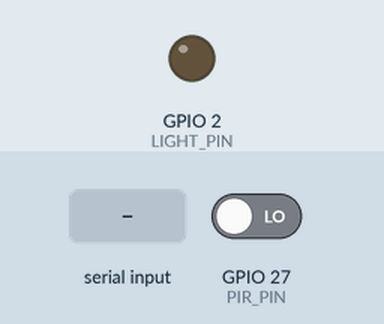
Bench run of a sketch on a simulated ESP32. Parts: output pins drawn as LEDs (lit = HIGH). The inputs (shaded band) are chosen by the test bench; at power-on: GPIO 27 (PIR_PIN) LOW. WiFi joins after 1.5 s; servers stay silent unless stated; uploads are accepted with an empty reply; what the sketch prints to the serial monitor is not drawn.

Above: at 2.7 s.
2.8 s: GPIO 27 (PIR_PIN) driven HIGH
At 4.0 s:
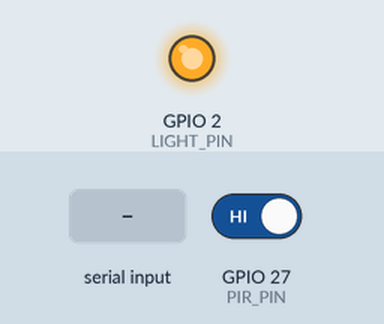
4.3 s: "c 90\n" received over Serial
6.0 s: "h 90\n" received over Serial
Timing chart, 0 to 9.0 s (numbered marks = the images above; inputs shaded):
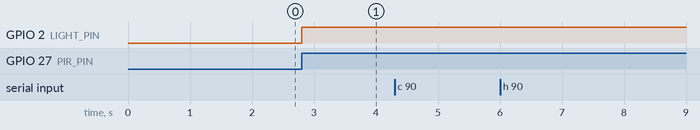

Measured:
- after the input at 2.8 s, GPIO 2 (LIGHT_PIN): LOW → HIGH at once
- after the input at 4.3 s, every drawn part: stays the same
- after the input at 6.0 s, every drawn part: stays the same

The sketch:

live_post_esp32.ino
```cpp
/*
  SIT Smart Campus - send crowd and energy readings to the group's Apps Script (ESP32)
  -----------------------------------------------------------------------------------
  For the crowd board, the PIR lighting board and the fan/HVAC board. Copy postCrowd() or
  postEnergy() into your own sketch, or run this one as it is to test the website end to end.

  The Apps Script (with LiveApi.gs added) takes:
    {"api_key":"...","type":"crowd","facility_id":"FCA","current_occupancy":42,"capacity":60}
    {"api_key":"...","type":"energy","facility_id":"FCA","light_on":true,"fan_pct":70,"hvac":"HIGH"}
  Send only the parts your board knows. The map reads them back through ?action=latest.

  This demo: PIR on GPIO 27 switches the light (LED on GPIO 2) and is sent as light_on.
  Type in the Serial Monitor (115200 baud, "Newline"):
    c 12     -> post a crowd count of 12
    f 70     -> post fan 70 %
    h HIGH   -> post HVAC level (OFF, LOW, MEDIUM, HIGH)

  Board: any ESP32 (Arduino IDE: Tools > Board > ESP32 Dev Module). No extra libraries.
*/

#include <WiFi.h>
#include <WiFiClientSecure.h>
#include <HTTPClient.h>

// ---------- change these ----------
const char WIFI_SSID[] = "Weibin";
const char WIFI_PASS[] = "YOUR_WIFI_PASSWORD";
const char SCRIPT_URL[] = "https://script.google.com/macros/s/AKfycbzlVsZVIWkLt818jMaaC5FyiXxicgMHUnufDmqna2tomFhcsaretr3Tu6svYqhBWqiJOQ/exec";
const char API_KEY[] = "YOUR_ENV_API_KEY";     // the ENV_API_KEY script property
const char FACILITY_ID[] = "FCA";              // must be in the Facilities tab
const int CAPACITY = 60;                       // people the place holds (0 = use the Facilities tab)
// ----------------------------------

const int PIR_PIN = 27;
const int LIGHT_PIN = 2;
const unsigned long LIGHT_HOLD_MS = 30000;     // light stays on 30 s after the last movement
const unsigned long MIN_GAP_MS = 15000;        // at most one post per 15 s per type

bool lightOn = false;
unsigned long lastMotion = 0;
unsigned long lastEnergyPost = 0;
bool energyDirty = true;
int fanPct = 0;
String hvac = "OFF";

void connectWiFi() {
  if (WiFi.status() == WL_CONNECTED) {
    return;
  }
  WiFi.mode(WIFI_STA);
  WiFi.begin(WIFI_SSID, WIFI_PASS);
  Serial.print("Connecting to WiFi");
  while (WiFi.status() != WL_CONNECTED) {
    delay(500);
    Serial.print(".");
  }
  Serial.print(" connected, IP ");
  Serial.println(WiFi.localIP());
}

// POST one JSON body to the Apps Script and print its answer
bool postJson(const String &body) {
  connectWiFi();
  WiFiClientSecure client;
  client.setInsecure();                                  // skip certificate checks (fine for a class demo)
  HTTPClient http;
  http.setFollowRedirects(HTTPC_FORCE_FOLLOW_REDIRECTS); // Apps Script answers through a redirect
  http.setTimeout(15000);
  http.begin(client, SCRIPT_URL);
  http.addHeader("Content-Type", "application/json");
  int code = http.POST(body);
  String reply = http.getString();
  http.end();
  Serial.print("POST ");
  Serial.print(code);
  Serial.print(" ");
  Serial.println(reply);                                 // {"success":true,...} when it worked
  return code == 200 && reply.indexOf("\"success\":true") >= 0;
}

bool postCrowd(int peopleInside) {
  String b = String("{\"api_key\":\"") + API_KEY + "\",\"type\":\"crowd\",\"facility_id\":\"" + FACILITY_ID +
             "\",\"current_occupancy\":" + peopleInside;
  if (CAPACITY > 0) {
    b += ",\"capacity\":";
    b += CAPACITY;
  }
  b += "}";
  return postJson(b);
}

bool postEnergy(bool light, int fan, const String &hvacLevel) {
  String b = String("{\"api_key\":\"") + API_KEY + "\",\"type\":\"energy\",\"facility_id\":\"" + FACILITY_ID +
             "\",\"light_on\":" + (light ? "true" : "false") +
             ",\"fan_pct\":" + fan + ",\"hvac\":\"" + hvacLevel + "\"}";
  return postJson(b);
}

void readSerial() {
  if (!Serial.available()) {
    return;
  }
  String line = Serial.readStringUntil('\n');
  line.trim();
  if (line.startsWith("c ")) {
    postCrowd(line.substring(2).toInt());
  } else if (line.startsWith("f ")) {
    fanPct = constrain(line.substring(2).toInt(), 0, 100);
    energyDirty = true;
  } else if (line.startsWith("h ")) {
    String h = line.substring(2);
    h.toUpperCase();
    if (h == "OFF" || h == "LOW" || h == "MEDIUM" || h == "HIGH") {
      hvac = h;
      energyDirty = true;
    } else {
      Serial.println("HVAC must be OFF, LOW, MEDIUM or HIGH");
    }
  }
}

void setup() {
  Serial.begin(115200);
  pinMode(PIR_PIN, INPUT);
  pinMode(LIGHT_PIN, OUTPUT);
  connectWiFi();
  Serial.println("Ready. Try: c 12   f 70   h HIGH");
}

void loop() {
  unsigned long now = millis();
  readSerial();

  if (digitalRead(PIR_PIN) == HIGH) {
    lastMotion = now;
    if (!lightOn) {
      lightOn = true;
      energyDirty = true;
    }
  } else if (lightOn && now - lastMotion > LIGHT_HOLD_MS) {
    lightOn = false;
    energyDirty = true;
  }
  digitalWrite(LIGHT_PIN, lightOn ? HIGH : LOW);

  // post when something changed (but not more than every 15 s), and every 5 min anyway
  bool due = energyDirty && now - lastEnergyPost > MIN_GAP_MS;
  if (due || now - lastEnergyPost > 300000) {
    if (postEnergy(lightOn, fanPct, hvac)) {
      energyDirty = false;
    }
    lastEnergyPost = now;
  }
}
```
